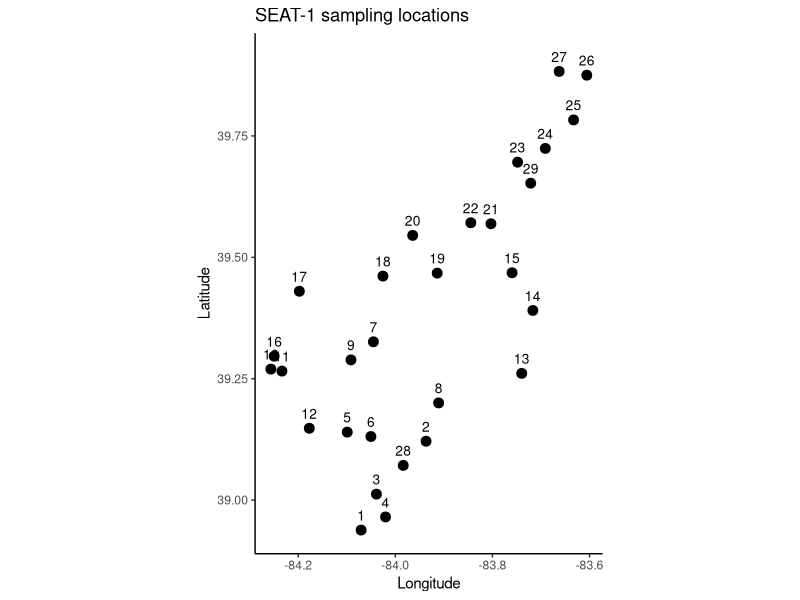
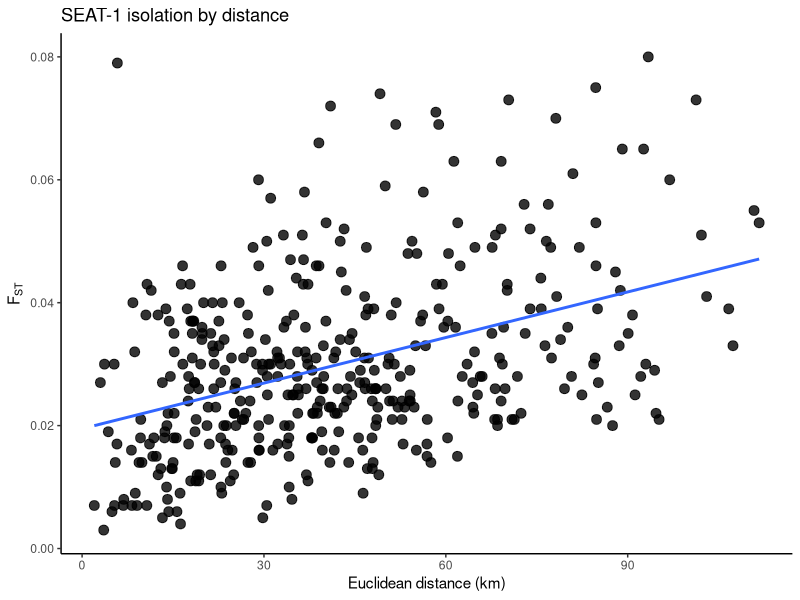

Write the R code that produced these figures, in order. (Note: this script raises an error after producing the figures.)
# -----------------------------
# SEAT-1 creek chub
# site coordinates + FST matrix + IBD plot
# -----------------------------

library(ggplot2)
library(geosphere)

# ------------------------------
# paths
# ------------------------------
save_dir <- "/Users/johnmccall/Library/CloudStorage/OneDrive-TheOhioStateUniversity/Spring_2026/Landgen_DGS/DGS-Patterns-of-Fish-Diversity/DGS-Patterns-of-Fish-Diversity/Objective 2/Data/SEAT-1"

# -----------------------------
# 0) site coordinates
# -----------------------------
SEAT_1_coords <- data.frame(
  site = as.character(1:29),
  lat = c(
    38.9382709, 39.1212855, 39.0122986, 38.9652883, 39.1399619,
    39.1309481, 39.3260182, 39.2001236, 39.2887543, 39.2697794,
    39.2656606, 39.1478562, 39.2609946, 39.3905812, 39.4682016,
    39.2963596, 39.4300677, 39.4613400, 39.4674854, 39.5451575,
    39.5690733, 39.5711627, 39.6959204, 39.7242574, 39.7829371,
    39.8750938, 39.8827924, 39.0714563, 39.6526407
  ),
  lon = c(
    -84.0703791, -83.9366668, -84.0389268, -84.0201661, -84.0989892,
    -84.0502865, -84.0451340, -83.9107940, -84.0913047, -84.2562802,
    -84.2335290, -84.1771506, -83.7396766, -83.7167297, -83.7595339,
    -84.2495204, -84.1976068, -84.0255082, -83.9137113, -83.9642486,
    -83.8030246, -83.8444954, -83.7481408, -83.6910578, -83.6328950,
    -83.6056826, -83.6625286, -83.9836783, -83.7211338
  ),
  stringsAsFactors = FALSE
)

# -----------------------------
# 1) map of sampling locations
# -----------------------------
ggplot(SEAT_1_coords, aes(x = lon, y = lat)) +
  geom_point(size = 3) +
  geom_text(aes(label = site), nudge_y = 0.03, size = 3.5) +
  coord_fixed() +
  theme_classic() +
  labs(
    x = "Longitude",
    y = "Latitude",
    title = "SEAT-1 sampling locations"
  )

# -----------------------------
# 2) geographic distance matrix
# straight-line distance in km
# -----------------------------
geo_dist_km <- geosphere::distm(
  as.matrix(SEAT_1_coords[, c("lon", "lat")]),
  fun = geosphere::distHaversine
) / 1000

rownames(geo_dist_km) <- SEAT_1_coords$site
colnames(geo_dist_km) <- SEAT_1_coords$site

# -----------------------------
# 3) helper function:
# takes a vector of lower-triangle values (row-wise order)
# and reconstructs a full symmetric matrix
# -----------------------------
fill_sym_from_lower <- function(pops, vals, diag_val = 0) {
  
  n <- length(pops)
  
  stopifnot(length(vals) == n * (n - 1) / 2)
  
  mat <- matrix(
    0,
    nrow = n,
    ncol = n,
    dimnames = list(pops, pops)
  )
  
  k <- 1
  for (i in 2:n) {
    for (j in 1:(i - 1)) {
      mat[i, j] <- vals[k]
      mat[j, i] <- vals[k]
      k <- k + 1
    }
  }
  
  diag(mat) <- diag_val
  mat
}

# -----------------------------
# 4) pairwise FST matrix
# FST values were transcribed from the LOWER triangle
# row-wise: row 2 has 1 value, row 3 has 2 values, etc.
# -----------------------------
fst_vals <- c(
  
  # Pop2
  0.034,
  
  # Pop3
  0.032, 0.014,
  
  # Pop4
  0.030, 0.021, 0.014,
  
  # Pop5
  0.033, 0.022, 0.018, 0.020,
  
  # Pop6
  0.040, 0.014, 0.027, 0.019, 0.019,
  
  # Pop7
  0.052, 0.031, 0.038, 0.037, 0.035, 0.026,
  
  # Pop8
  0.031, 0.007, 0.017, 0.014, 0.017, 0.006, 0.031,
  
  # Pop9
  0.066, 0.046, 0.057, 0.047, 0.046, 0.037, 0.017, 0.037,
  
  # Pop10
  0.053, 0.032, 0.030, 0.026, 0.035, 0.029, 0.026, 0.030, 0.037,
  
  # Pop11
  0.046, 0.034, 0.030, 0.022, 0.035, 0.030, 0.028, 0.030, 0.038, 0.007,
  
  # Pop12
  0.022, 0.017, 0.011, 0.011, 0.007, 0.017, 0.027, 0.014, 0.039, 0.022, 0.020,
  
  # Pop13
  0.029, 0.009, 0.018, 0.014, 0.017, 0.007, 0.038, 0.004, 0.050, 0.035, 0.034, 0.026,
  
  # Pop14
  0.039, 0.028, 0.030, 0.025, 0.023, 0.023, 0.018, 0.022, 0.020, 0.026, 0.027, 0.014, 0.028,
  
  # Pop15
  0.049, 0.031, 0.038, 0.037, 0.038, 0.032, 0.016, 0.031, 0.025, 0.039, 0.041, 0.031, 0.040, 0.014,
  
  # Pop16
  0.045, 0.036, 0.043, 0.032, 0.032, 0.026, 0.011, 0.030, 0.019, 0.027, 0.030, 0.026, 0.034, 0.013, 0.016,
  
  # Pop17
  0.037, 0.023, 0.026, 0.024, 0.020, 0.026, 0.024, 0.022, 0.037, 0.027, 0.027, 0.016, 0.026, 0.016, 0.018, 0.018,
  
  # Pop18
  0.071, 0.046, 0.059, 0.048, 0.051, 0.036, 0.035, 0.042, 0.040, 0.046, 0.049, 0.043, 0.051, 0.024, 0.018, 0.031, 0.032,
  
  # Pop19
  0.048, 0.031, 0.040, 0.033, 0.033, 0.024, 0.012, 0.029, 0.022, 0.032, 0.032, 0.026, 0.035, 0.012, 0.005, 0.008, 0.016, 0.018,
  
  # Pop20
  0.051, 0.031, 0.036, 0.032, 0.031, 0.026, 0.020, 0.027, 0.025, 0.016, 0.023, 0.024, 0.031, 0.014, 0.030, 0.012, 0.020, 0.043, 0.021,
  
  # Pop21
  0.039, 0.021, 0.025, 0.026, 0.024, 0.023, 0.015, 0.022, 0.028, 0.024, 0.026, 0.017, 0.025, 0.012, 0.018, 0.012, 0.011, 0.037, 0.013, 0.008,
  
  # Pop22
  0.035, 0.024, 0.027, 0.024, 0.024, 0.023, 0.017, 0.022, 0.029, 0.023, 0.026, 0.016, 0.025, 0.010, 0.018, 0.009, 0.010, 0.036, 0.013, 0.007, 0.003,
  
  # Pop23
  0.042, 0.028, 0.036, 0.031, 0.031, 0.021, 0.020, 0.021, 0.029, 0.023, 0.030, 0.021, 0.026, 0.018, 0.027, 0.015, 0.021, 0.044, 0.020, 0.012, 0.013, 0.009,
  
  # Pop24
  0.080, 0.073, 0.075, 0.065, 0.052, 0.056, 0.048, 0.063, 0.043, 0.042, 0.052, 0.050, 0.069, 0.030, 0.060, 0.035, 0.050, 0.072, 0.047, 0.021, 0.034, 0.033, 0.079,
  
  # Pop25
  0.073, 0.070, 0.065, 0.060, 0.049, 0.061, 0.053, 0.063, 0.049, 0.041, 0.049, 0.046, 0.069, 0.028, 0.058, 0.039, 0.046, 0.074, 0.050, 0.022, 0.032, 0.030, 0.039, 0.007,
  
  # Pop26
  0.053, 0.033, 0.041, 0.033, 0.028, 0.025, 0.028, 0.026, 0.031, 0.020, 0.023, 0.022, 0.030, 0.023, 0.039, 0.021, 0.021, 0.043, 0.028, 0.013, 0.018, 0.019, 0.020, 0.037, 0.038,
  
  # Pop27
  0.055, 0.045, 0.051, 0.039, 0.038, 0.035, 0.043, 0.034, 0.044, 0.027, 0.030, 0.030, 0.036, 0.033, 0.049, 0.025, 0.026, 0.058, 0.038, 0.018, 0.026, 0.022, 0.023, 0.043, 0.042, 0.006,
  
  # Pop28
  0.030, 0.008, 0.016, 0.015, 0.012, 0.009, 0.027, 0.006, 0.040, 0.028, 0.028, 0.011, 0.005, 0.019, 0.029, 0.025, 0.014, 0.042, 0.025, 0.021, 0.014, 0.015, 0.022, 0.056, 0.053, 0.021, 0.029,
  
  # Pop29
  0.039, 0.024, 0.033, 0.028, 0.028, 0.022, 0.027, 0.017, 0.030, 0.028, 0.036, 0.021, 0.024, 0.016, 0.023, 0.018, 0.018, 0.037, 0.021, 0.016, 0.015, 0.010, 0.007, 0.040, 0.043, 0.021, 0.024, 0.020
)

SEAT_1_fst <- fill_sym_from_lower(
  pops = SEAT_1_coords$site,
  vals = fst_vals,
  diag_val = 0
)

# -----------------------------
# 5) pairwise dataframe for IBD plot
# -----------------------------
ibd_df <- data.frame(
  site1   = rownames(SEAT_1_fst)[row(SEAT_1_fst)[upper.tri(SEAT_1_fst)]],
  site2   = colnames(SEAT_1_fst)[col(SEAT_1_fst)[upper.tri(SEAT_1_fst)]],
  fst     = SEAT_1_fst[upper.tri(SEAT_1_fst)],
  dist_km = geo_dist_km[upper.tri(geo_dist_km)]
)

# -----------------------------
# 6) IBD plot
# -----------------------------
ggplot(ibd_df, aes(x = dist_km, y = fst)) +
  geom_point(size = 3, alpha = 0.8) +
  geom_smooth(method = "lm", se = FALSE) +
  theme_classic() +
  labs(
    x = "Euclidean distance (km)",
    y = expression(F[ST]),
    title = "SEAT-1 isolation by distance"
  )

# -----------------------------
# 7) quick checks
# -----------------------------
stopifnot(identical(rownames(SEAT_1_fst), SEAT_1_coords$site))
stopifnot(identical(colnames(SEAT_1_fst), SEAT_1_coords$site))
stopifnot(isTRUE(all.equal(SEAT_1_fst, t(SEAT_1_fst))))
stopifnot(length(fst_vals) == nrow(SEAT_1_coords) * (nrow(SEAT_1_coords) - 1) / 2)

# -----------------------------
# 8) save RData
# -----------------------------
out_dir <- file.path(save_dir, "data")

if (!dir.exists(out_dir)) {
  dir.create(out_dir, recursive = TRUE)
}

save(
  SEAT_1_fst,
  SEAT_1_coords,
  file = file.path(out_dir, "SEAT-1.RData")
)
